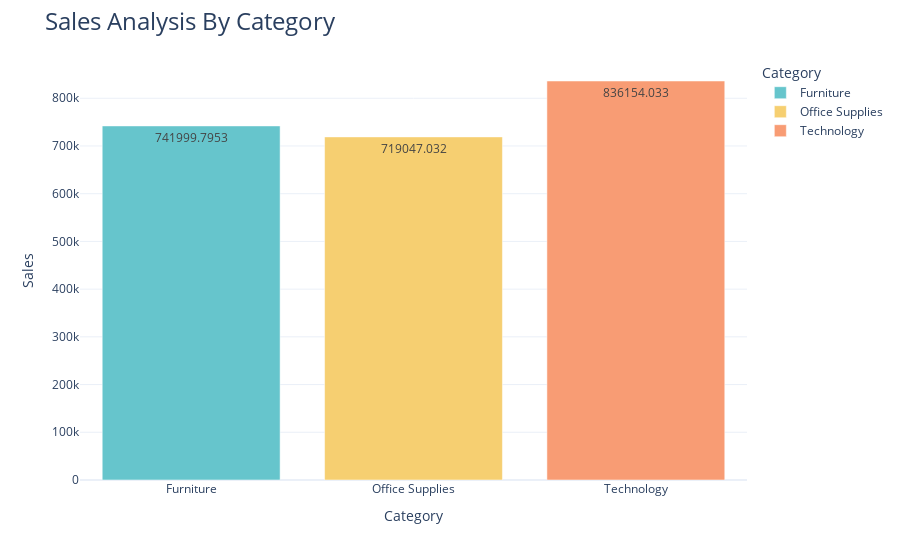

This figure's notebook cell:
### Code cell
import plotly.express as px

fig = px.bar(
    sales_by_category,
    x='Category',
    y='Sales',
    color='Category',
    text='Sales',
    color_discrete_sequence=px.colors.qualitative.Pastel
)

fig.update_traces(textposition='inside')
fig.update_layout(
    title_text='Sales Analysis By Category',
    title_font=dict(size=24),
    xaxis_title='Category',
    yaxis_title='Sales'
)

fig.show()

### Figure 1 — Plotly figure (JSON) as saved in the notebook; plotly's stock layout.template omitted (floating-point values rounded to 4 significant figures)
{"data": [{"alignmentgroup": "True", "hovertemplate": "Category=%{x}<br>Sales=%{text}<extra></extra>", "legendgroup": "Furniture", "marker": {"color": "rgb(102, 197, 204)", "pattern": {"shape": ""}}, "name": "Furniture", "offsetgroup": "Furniture", "orientation": "v", "showlegend": true, "text": [742000.0], "textposition": "inside", "type": "bar", "x": ["Furniture"], "xaxis": "x", "y": [742000.0], "yaxis": "y"}, {"alignmentgroup": "True", "hovertemplate": "Category=%{x}<br>Sales=%{text}<extra></extra>", "legendgroup": "Office Supplies", "marker": {"color": "rgb(246, 207, 113)", "pattern": {"shape": ""}}, "name": "Office Supplies", "offsetgroup": "Office Supplies", "orientation": "v", "showlegend": true, "text": [719000.0], "textposition": "inside", "type": "bar", "x": ["Office Supplies"], "xaxis": "x", "y": [719000.0], "yaxis": "y"}, {"alignmentgroup": "True", "hovertemplate": "Category=%{x}<br>Sales=%{text}<extra></extra>", "legendgroup": "Technology", "marker": {"color": "rgb(248, 156, 116)", "pattern": {"shape": ""}}, "name": "Technology", "offsetgroup": "Technology", "orientation": "v", "showlegend": true, "text": [836200.0], "textposition": "inside", "type": "bar", "x": ["Technology"], "xaxis": "x", "y": [836200.0], "yaxis": "y"}], "layout": {"autosize": true, "barmode": "relative", "legend": {"title": {"text": "Category"}, "tracegroupgap": 0}, "margin": {"t": 60}, "title": {"font": {"size": 24}, "text": "Sales Analysis By Category"}, "xaxis": {"anchor": "y", "autorange": true, "categoryarray": ["Furniture", "Office Supplies", "Technology"], "categoryorder": "array", "domain": [0, 1], "range": [-0.5, 2.5], "title": {"text": "Category"}, "type": "category"}, "yaxis": {"anchor": "x", "autorange": true, "domain": [0, 1], "range": [0, 880200.0], "title": {"text": "Sales"}, "type": "linear"}}}
